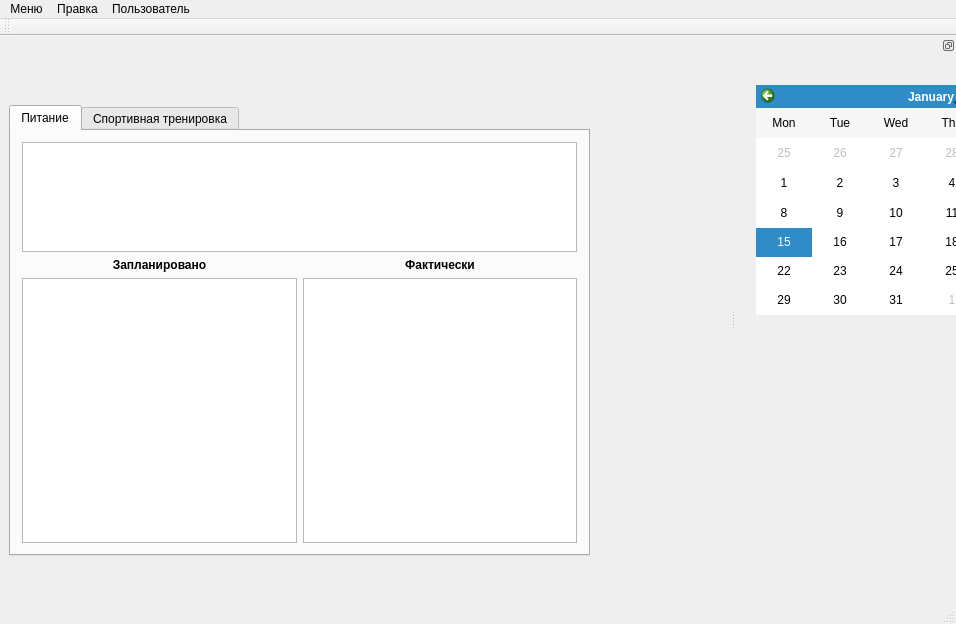
<?xml version="1.0" encoding="UTF-8"?>
<ui version="4.0">
 <class>MainWindow</class>
 <widget class="QMainWindow" name="MainWindow">
  <property name="geometry">
   <rect>
    <x>0</x>
    <y>0</y>
    <width>956</width>
    <height>624</height>
   </rect>
  </property>
  <property name="windowTitle">
   <string>MainWindow</string>
  </property>
  <widget class="QWidget" name="centralWidget">
   <widget class="QTabWidget" name="TabsOfSportFields">
    <property name="geometry">
     <rect>
      <x>9</x>
      <y>69</y>
      <width>581</width>
      <height>451</height>
     </rect>
    </property>
    <property name="tabPosition">
     <enum>QTabWidget::North</enum>
    </property>
    <property name="tabShape">
     <enum>QTabWidget::Rounded</enum>
    </property>
    <property name="currentIndex">
     <number>0</number>
    </property>
    <property name="elideMode">
     <enum>Qt::ElideMiddle</enum>
    </property>
    <property name="documentMode">
     <bool>false</bool>
    </property>
    <property name="tabsClosable">
     <bool>false</bool>
    </property>
    <property name="movable">
     <bool>false</bool>
    </property>
    <property name="tabBarAutoHide">
     <bool>false</bool>
    </property>
    <widget class="QWidget" name="TabNutrition">
     <attribute name="title">
      <string>Питание</string>
     </attribute>
     <layout class="QGridLayout" name="gridLayout_2">
      <item row="2" column="0">
       <layout class="QHBoxLayout" name="horizontalLayout">
        <item>
         <widget class="QTreeView" name="nutrition_TableOfPlannedResults">
          <attribute name="headerVisible">
           <bool>false</bool>
          </attribute>
         </widget>
        </item>
        <item>
         <widget class="QTableView" name="nutrition_TableOfFactualResults"/>
        </item>
       </layout>
      </item>
      <item row="0" column="0">
       <widget class="QTableView" name="nutrition_TotalTable">
        <property name="sizePolicy">
         <sizepolicy hsizetype="Expanding" vsizetype="Fixed">
          <horstretch>0</horstretch>
          <verstretch>0</verstretch>
         </sizepolicy>
        </property>
        <property name="maximumSize">
         <size>
          <width>16777215</width>
          <height>110</height>
         </size>
        </property>
       </widget>
      </item>
      <item row="1" column="0">
       <layout class="QHBoxLayout" name="horizontalLayout_2">
        <item>
         <widget class="QLabel" name="nameOfTableOfPlannedResults">
          <property name="font">
           <font>
            <weight>75</weight>
            <bold>true</bold>
            <underline>false</underline>
            <strikeout>false</strikeout>
            <stylestrategy>PreferDefault</stylestrategy>
           </font>
          </property>
          <property name="text">
           <string>Запланировано</string>
          </property>
          <property name="textFormat">
           <enum>Qt::AutoText</enum>
          </property>
          <property name="alignment">
           <set>Qt::AlignCenter</set>
          </property>
          <property name="wordWrap">
           <bool>true</bool>
          </property>
         </widget>
        </item>
        <item>
         <widget class="QLabel" name="nameOfTableOfFactualResults">
          <property name="font">
           <font>
            <weight>75</weight>
            <bold>true</bold>
            <underline>false</underline>
            <strikeout>false</strikeout>
            <stylestrategy>PreferDefault</stylestrategy>
           </font>
          </property>
          <property name="text">
           <string>Фактически</string>
          </property>
          <property name="textFormat">
           <enum>Qt::AutoText</enum>
          </property>
          <property name="alignment">
           <set>Qt::AlignCenter</set>
          </property>
          <property name="wordWrap">
           <bool>true</bool>
          </property>
         </widget>
        </item>
       </layout>
      </item>
     </layout>
    </widget>
    <widget class="QWidget" name="TabTraining">
     <attribute name="title">
      <string>Спортивная тренировка</string>
     </attribute>
     <layout class="QGridLayout" name="gridLayout">
      <item row="0" column="0">
       <widget class="QTreeView" name="treeView"/>
      </item>
     </layout>
    </widget>
   </widget>
  </widget>
  <widget class="QMenuBar" name="menuBar">
   <property name="geometry">
    <rect>
     <x>0</x>
     <y>0</y>
     <width>956</width>
     <height>25</height>
    </rect>
   </property>
   <widget class="QMenu" name="user">
    <property name="title">
     <string>Пользователь</string>
    </property>
    <addaction name="menuAction_addNewUser"/>
    <addaction name="menuAction_changeActualUser"/>
   </widget>
   <widget class="QMenu" name="menuItem_File">
    <property name="title">
     <string>Меню</string>
    </property>
   </widget>
   <widget class="QMenu" name="editing">
    <property name="title">
     <string>Правка</string>
    </property>
    <addaction name="undoAction"/>
    <addaction name="redoAction"/>
    <addaction name="applyChangesAction"/>
   </widget>
   <addaction name="menuItem_File"/>
   <addaction name="editing"/>
   <addaction name="user"/>
  </widget>
  <widget class="QToolBar" name="mainToolBar">
   <attribute name="toolBarArea">
    <enum>TopToolBarArea</enum>
   </attribute>
   <attribute name="toolBarBreak">
    <bool>false</bool>
   </attribute>
  </widget>
  <widget class="QStatusBar" name="statusBar"/>
  <widget class="QDockWidget" name="dockWidget_2">
   <property name="minimumSize">
    <size>
     <width>220</width>
     <height>41</height>
    </size>
   </property>
   <property name="floating">
    <bool>false</bool>
   </property>
   <property name="features">
    <set>QDockWidget::DockWidgetFloatable|QDockWidget::DockWidgetMovable</set>
   </property>
   <property name="allowedAreas">
    <set>Qt::AllDockWidgetAreas</set>
   </property>
   <attribute name="dockWidgetArea">
    <number>2</number>
   </attribute>
   <widget class="QWidget" name="dockWidgetContents_2">
    <widget class="QCalendarWidget" name="Calendar">
     <property name="geometry">
      <rect>
       <x>20</x>
       <y>30</y>
       <width>391</width>
       <height>230</height>
      </rect>
     </property>
     <property name="maximumSize">
      <size>
       <width>400</width>
       <height>230</height>
      </size>
     </property>
     <property name="verticalHeaderFormat">
      <enum>QCalendarWidget::NoVerticalHeader</enum>
     </property>
    </widget>
   </widget>
  </widget>
  <action name="menuAction_addNewUser">
   <property name="checkable">
    <bool>true</bool>
   </property>
   <property name="text">
    <string>Добавить нового пользователя...</string>
   </property>
  </action>
  <action name="menuAction_changeActualUser">
   <property name="checkable">
    <bool>false</bool>
   </property>
   <property name="text">
    <string>Сменить текущего пользователя...</string>
   </property>
   <property name="toolTip">
    <string>Сменить аккаунт пользователя на новый</string>
   </property>
  </action>
  <action name="undoAction">
   <property name="checkable">
    <bool>true</bool>
   </property>
   <property name="icon">
    <iconset resource="src.qrc">
     <normaloff>:/images/for_menu_bar/src/images/undoActionIcon.ico</normaloff>:/images/for_menu_bar/src/images/undoActionIcon.ico</iconset>
   </property>
   <property name="text">
    <string>Отменить</string>
   </property>
   <property name="shortcut">
    <string>Ctrl+Z</string>
   </property>
  </action>
  <action name="redoAction">
   <property name="checkable">
    <bool>true</bool>
   </property>
   <property name="icon">
    <iconset resource="src.qrc">
     <normaloff>:/images/for_menu_bar/src/images/redoActionIcon.ico</normaloff>:/images/for_menu_bar/src/images/redoActionIcon.ico</iconset>
   </property>
   <property name="text">
    <string>Повторить</string>
   </property>
   <property name="shortcut">
    <string>Ctrl+Shift+Z</string>
   </property>
  </action>
  <action name="applyChangesAction">
   <property name="checkable">
    <bool>true</bool>
   </property>
   <property name="text">
    <string>Выгрузка в БД...</string>
   </property>
  </action>
 </widget>
 <layoutdefault spacing="6" margin="11"/>
 <resources>
  <include location="src.qrc"/>
 </resources>
 <connections/>
</ui>
